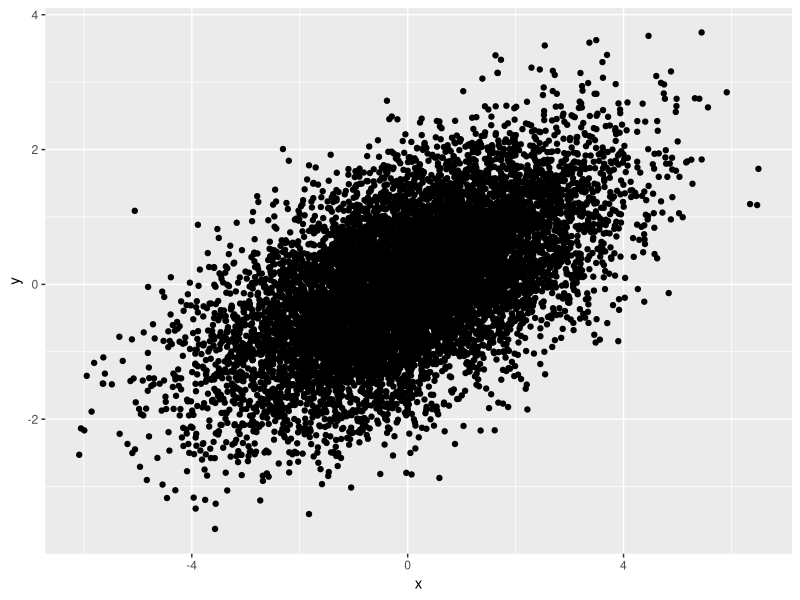
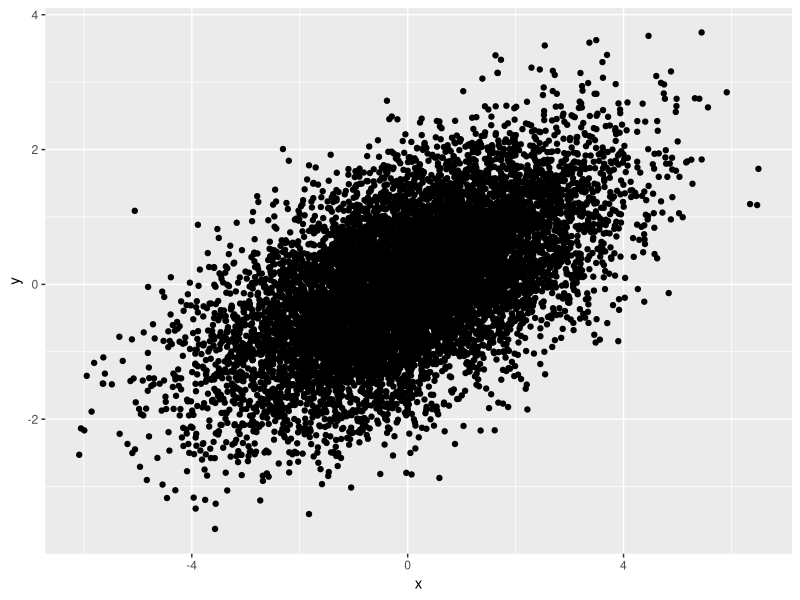

Recreate these plots in R, in order.
## ---- chunk 1
library(ggplot2)
library(dplyr)
library(MASS)
## ---- chunk 2

sigma <- matrix(c(3,1,1,1),nrow=2)

m <- mvrnorm(n=10000, mu=c(0,0), Sigma = sigma)
data <- tibble(x = m[,1], y=m[,2])
print(cor(data$x,data$y))
## ---- chunk 3
1/sqrt(3)
## ---- chunk 4
data |> ggplot(aes(x=x,y=y))+geom_point()

## ---- chunk 5
data |> ggplot(aes(x=x,y=y))+geom_point()

## ---- chunk 6
cov(data)
## ---- chunk 7

sigma <- matrix(c(3,1,1,1),nrow=2)

# compute matrix square root
ev <- eigen(sigma)
ev$values <- sqrt(ev$values)
sigma_root <- ev$vectors %*% diag(ev$values) %*% t(ev$vectors)

sigma_root %*% sigma_root
## ---- chunk 8
# random normal variables
example <- tibble(x1 = rnorm(1000),
           x2 = rnorm(1000))
